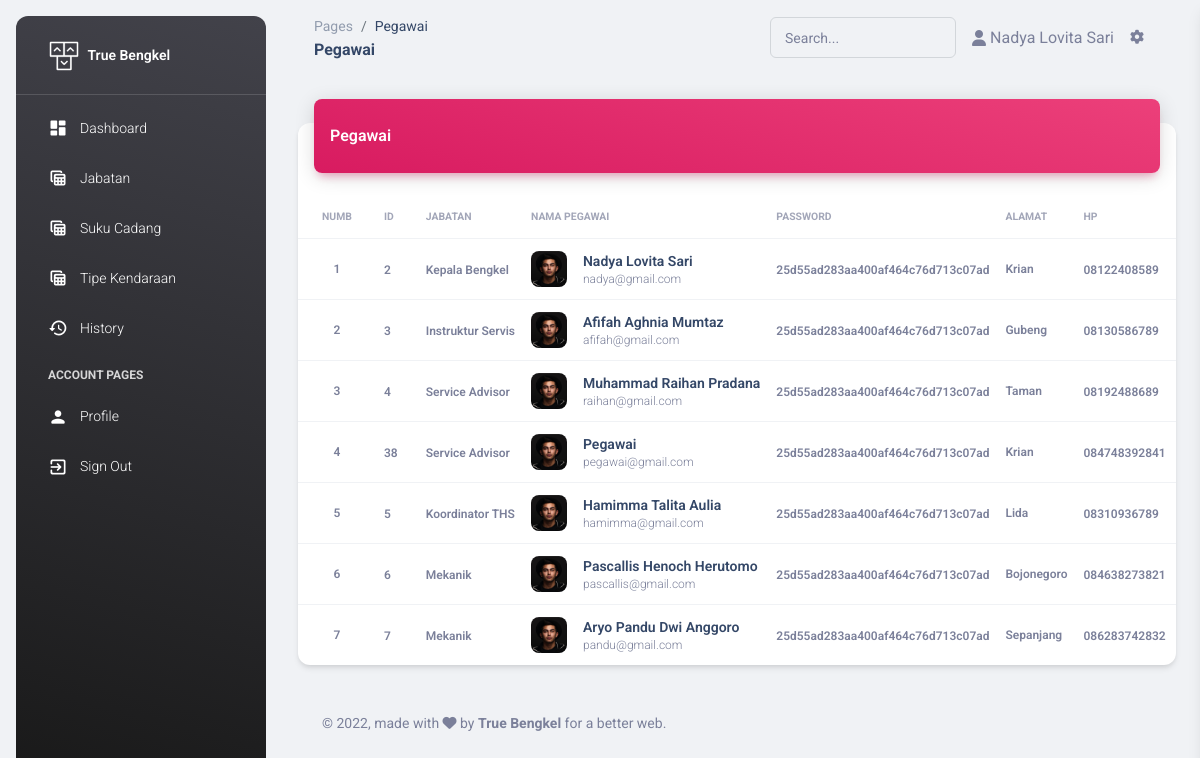
/pages/dashboard/pegawai/pegawai-table.php (signed in), run on the app's committed database.
### tables this page shows
CREATE TABLE `user` (
  `id_user` int(11) NOT NULL,
  `id_jabatan` char(1) DEFAULT NULL,
  `nama` varchar(100) NOT NULL,
  `email` varchar(100) NOT NULL,
  `password` varchar(32) NOT NULL,
  `role` varchar(20) NOT NULL,
  `alamat` varchar(100) DEFAULT NULL,
  `telp` varchar(15) DEFAULT NULL
);

CREATE TABLE `jabatan` (
  `id_jabatan` char(1) NOT NULL,
  `nama_jabatan` varchar(100) NOT NULL,
  `gaji_pokok` int(11) NOT NULL,
  `tunjangan` int(11) NOT NULL
);

### pages/dashboard/pegawai/pegawai-table.php (the view, shortened to what this page needs)
<?php
  include_once("../../../config/config.php");
  $result             = "SELECT u.id_user, j.nama_jabatan, u.nama, u.email, u.password, u.alamat, u.telp
                        FROM USER u JOIN jabatan j
                        ON u.id_jabatan = j.id_jabatan;";
  $pegawais           = mysqli_query($mysqli, $result);
  $counter            = 1;
?>
<!DOCTYPE html>
<html lang="en">
<head>
  <link href="../../../assets/css/nucleo-icons.css" rel="stylesheet" />
  <link href="../../../assets/css/nucleo-svg.css" rel="stylesheet" />
  <link id="pagestyle" href="../../../assets/css/material-dashboard.css" rel="stylesheet" />
</head>
<body class="g-sidenav-show  bg-gray-200">
  <aside class="sidenav navbar navbar-vertical navbar-expand-xs border-0 border-radius-xl my-3 fixed-start ms-3   bg-gradient-dark" id="sidenav-main">
    <div class="sidenav-header">
      <a class="navbar-brand m-0" href="../../../pages/dashboard/pegawai/dashboard.php">
        <img src="../../../assets/img/logo-ct.png" class="navbar-brand-img h-100" alt="main_logo">
        <span class="ms-1 font-weight-bold text-white">True Bengkel</span>
      </a>
    </div>
    <hr class="horizontal light mt-0 mb-2">
    <div class="collapse navbar-collapse  w-auto  max-height-vh-100" id="sidenav-collapse-main">
    <ul class="navbar-nav">
        <li class="nav-item">
          <a class="nav-link text-white " href="../../../pages/dashboard/pegawai/dashboard.php">
            <div class="text-white text-center me-2 d-flex align-items-center justify-content-center">
              <i class="material-icons opacity-10">dashboard</i>
            </div>
            <span class="nav-link-text ms-1">Dashboard</span>
          </a>
        </li>
        <li class="nav-item">
          <a class="nav-link text-white " href="../../../pages/dashboard/pegawai/jabatan-table.php">
            <div class="text-white text-center me-2 d-flex align-items-center justify-content-center">
              <i class="material-icons opacity-10">table_view</i>
            </div>
            <span class="nav-link-text ms-1">Jabatan</span>
          </a>
        </li>
        <li class="nav-item">
          <a class="nav-link text-white " href="../../../pages/dashboard/pegawai/suku-cadang-table.php">
            <div class="text-white text-center me-2 d-flex align-items-center justify-content-center">
              <i class="material-icons opacity-10">table_view</i>
            </div>
            <span class="nav-link-text ms-1">Suku Cadang</span>
          </a>
        </li>
        <li class="nav-item">
          <a class="nav-link text-white " href="../../../pages/dashboard/pegawai/tipe-kendaraan-table.php">
            <div class="text-white text-center me-2 d-flex align-items-center justify-content-center">
              <i class="material-icons opacity-10">table_view</i>
            </div>
            <span class="nav-link-text ms-1">Tipe Kendaraan</span>
          </a>
        </li>
        <li class="nav-item">
          <a class="nav-link text-white " href="../../../pages/dashboard/pegawai/billing.php">
            <div class="text-white text-center me-2 d-flex align-items-center justify-content-center">
              <i class="material-icons opacity-10">history</i>
            </div>
            <span class="nav-link-text ms-1">History</span>
          </a>
        </li>
        <li class="nav-item mt-3">
          <h6 class="ps-4 ms-2 text-uppercase text-xs text-white font-weight-bolder opacity-8">Account pages</h6>
        </li>
        <li class="nav-item">
          <a class="nav-link text-white " href="../../../pages/dashboard/pegawai/profile.php">
            <div class="text-white text-center me-2 d-flex align-items-center justify-content-center">
              <i class="material-icons opacity-10">person</i>
            </div>
            <span class="nav-link-text ms-1">Profile</span>
          </a>
        </li>
        <li class="nav-item">
          <a class="nav-link text-white" href="../../../process/sign-out.php">
            <div class="text-white text-center me-2 d-flex align-items-center justify-content-center">
              <i class="material-icons opacity-10">exit_to_app</i>
            </div>
            <span class="nav-link-text ms-1">Sign Out</span>
          </a>
        </li>
      </ul>
    </div>
  </aside>
  <main class="main-content position-relative max-height-vh-100 h-100 border-radius-lg ">
    <nav class="navbar navbar-main navbar-expand-lg px-0 mx-4 shadow-none border-radius-xl" id="navbarBlur" navbar-scroll="true">
      <div class="container-fluid py-1 px-3">
        <nav aria-label="breadcrumb">
          <ol class="breadcrumb bg-transparent mb-0 pb-0 pt-1 px-0 me-sm-6 me-5">
            <li class="breadcrumb-item text-sm"><a class="opacity-5 text-dark" href="javascript:;">Pages</a></li>
            <li class="breadcrumb-item text-sm text-dark active" aria-current="page">Pegawai</li>
          </ol>
          <h6 class="font-weight-bolder mb-0">Pegawai</h6>
        </nav>
        <div class="collapse navbar-collapse mt-sm-0 mt-2 me-md-0 me-sm-4" id="navbar">
          <div class="ms-md-auto pe-md-3 d-flex align-items-center">
            <div class="input-group input-group-outline">
              <label class="form-label">Search...</label>
              <input type="text" class="form-control">
            </div>
          </div>
          <ul class="navbar-nav  justify-content-end">
            <li class="nav-item d-flex align-items-center">
                <i class="fa fa-user me-sm-1"></i>
                <span class="d-sm-inline d-none"><?php echo $_SESSION['nama']; ?></span>
            </li>
            <li class="nav-item px-3 d-flex align-items-center">
              <a href="javascript:;" class="nav-link text-body p-0">
                <i class="fa fa-cog fixed-plugin-button-nav cursor-pointer"></i>
              </a>
            </li>
          </ul>
        </div>
      </div>
    </nav>
    <div class="container-fluid py-4">
      <div class="row">
        <div class="col-12">
          <div class="card my-4">
            <div class="card-header p-0 position-relative mt-n4 mx-3 z-index-2">
              <div class="bg-gradient-primary shadow-primary border-radius-lg pt-4 pb-3">
                <h6 class="text-white text-capitalize ps-3">Pegawai</h6>
              </div>
            </div>
            <div class="card-body px-0 pb-0">
              <div class="table-responsive p-0">
                <table class="table align-items-center mb-0">
                  <thead>
                    <tr>
                      <th class="text-uppercase text-secondary text-xxs font-weight-bolder opacity-7 align-middle text-center">Numb</th>
                      <th class="text-uppercase text-secondary text-xxs font-weight-bolder opacity-7 ps-2">ID</th>
                      <th class="text-uppercase text-secondary text-xxs font-weight-bolder opacity-7 ps-2">Jabatan</th>
                      <th class="text-uppercase text-secondary text-xxs font-weight-bolder opacity-7 ps-2">Nama Pegawai</th>
                      <th class="text-uppercase text-secondary text-xxs font-weight-bolder opacity-7 ps-2">Password</th>
                      <th class="text-uppercase text-secondary text-xxs font-weight-bolder opacity-7 ps-2">Alamat</th>
                      <th class="text-uppercase text-secondary text-xxs font-weight-bolder opacity-7 ps-2">HP</th>
                      <th class="text-uppercase text-secondary text-xxs font-weight-bolder opacity-7">Action</th>
                    </tr>
                  </thead>
                  <tbody>
                    <?php foreach ($pegawais as $pegawai) : ?>
                    <tr>
                      <td class="align-middle text-center text-sm">
                        <span class="text-secondary font-weight-bold text-xs"><?php echo $counter; ?></span>
                      </td>
                      <td>
                        <span class="text-secondary font-weight-bold text-xs"><?php echo $pegawai["id_user"]; ?></span>
                      </td>
                      <td>
                        <span class="text-secondary font-weight-bold text-xs">
                          <?php echo $pegawai["nama_jabatan"]; ?>
                        </span>
                      </td>
                      <td>
                        <div class="d-flex py-1">
                          <div>
                            <img src="../../../assets/img/team-4.jpg" class="avatar avatar-sm me-3 border-radius-lg" alt="user1">
                          </div>
                          <div class="d-flex flex-column justify-content-center">
                            <h6 class="mb-0 text-sm"><?php echo $pegawai["nama"]; ?></h6>
                            <p class="text-xs text-secondary mb-0"><?php echo $pegawai["email"]; ?></p>
                          </div>
                        </div>
                      </td>
                      <td>
                        <span class="text-secondary font-weight-bold text-xs"><?php echo $pegawai["password"]; ?></span>
                      </td>
                      <td class="text-sm">
                        <span class="text-secondary font-weight-bold text-xs"><?php echo $pegawai["alamat"]; ?></span>
                      </td>
                      <td>
                        <span class="text-secondary text-xs font-weight-bold"><?php echo $pegawai["telp"]; ?></span>
                      </td>
                      <td>
                      </td>
                    </tr>
                    <?php
                      $counter++;
                      endforeach;
                    ?>
                  </tbody>
                </table>
              </div>
            </div>
          </div>
        </div>
      </div>
      <footer class="footer py-4  ">
      <div class="container-fluid">
        <div class="row align-items-center justify-content-lg-between">
          <div class="col-lg-6 mb-lg-0 mb-4">
            <div class="copyright text-center text-sm text-muted text-lg-start">
              © ,
              made with <i class="fa fa-heart"></i> by
              <strong><span>True Bengkel</strong></span>
              for a better web.
            </div>
          </div>
        </div>
      </div>
    </footer>
    </div>
  </main>
</body>
</html>

### data on the page
user: id_user "2", id_jabatan.nama_jabatan "Kepala Bengkel", nama "Nadya Lovita Sari", email "nadya@gmail.com", password "25d55ad283aa400af464c76d713c07ad", alamat "Krian", telp "08122408589"
user: id_user "3", id_jabatan.nama_jabatan "Instruktur Servis", nama "Afifah Aghnia Mumtaz", email "afifah@gmail.com", password "25d55ad283aa400af464c76d713c07ad", alamat "Gubeng", telp "08130586789"
user: id_user "4", id_jabatan.nama_jabatan "Service Advisor", nama "Muhammad Raihan Pradana", email "raihan@gmail.com", password "25d55ad283aa400af464c76d713c07ad", alamat "Taman", telp "08192488689"
user: id_user "38", id_jabatan.nama_jabatan "Service Advisor", nama "Pegawai", email "pegawai@gmail.com", password "25d55ad283aa400af464c76d713c07ad", alamat "Krian", telp "084748392841"
user: id_user "5", id_jabatan.nama_jabatan "Koordinator THS", nama "Hamimma Talita Aulia", email "hamimma@gmail.com", password "25d55ad283aa400af464c76d713c07ad", alamat "Lida", telp "08310936789"
user: id_user "6", id_jabatan.nama_jabatan "Mekanik", nama "Pascallis Henoch Herutomo", email "pascallis@gmail.com", password "25d55ad283aa400af464c76d713c07ad", alamat "Bojonegoro", telp "084638273821"
user: id_user "7", id_jabatan.nama_jabatan "Mekanik", nama "Aryo Pandu Dwi Anggoro", email "pandu@gmail.com", password "25d55ad283aa400af464c76d713c07ad", alamat "Sepanjang", telp "086283742832"

### other printed values
$_SESSION['nama'] "Nadya Lovita Sari"
